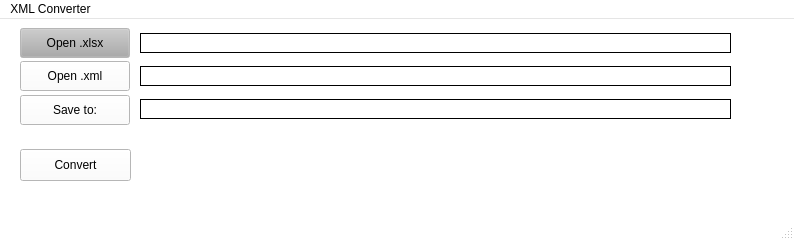
<?xml version="1.0" encoding="UTF-8"?>
<ui version="4.0">
 <class>MainWindow</class>
 <widget class="QMainWindow" name="MainWindow">
  <property name="geometry">
   <rect>
    <x>0</x>
    <y>0</y>
    <width>794</width>
    <height>240</height>
   </rect>
  </property>
  <property name="palette">
   <palette>
    <active>
     <colorrole role="WindowText">
      <brush brushstyle="SolidPattern">
       <color alpha="255">
        <red>0</red>
        <green>0</green>
        <blue>0</blue>
       </color>
      </brush>
     </colorrole>
     <colorrole role="Button">
      <brush brushstyle="SolidPattern">
       <color alpha="255">
        <red>255</red>
        <green>255</green>
        <blue>255</blue>
       </color>
      </brush>
     </colorrole>
     <colorrole role="Light">
      <brush brushstyle="SolidPattern">
       <color alpha="255">
        <red>255</red>
        <green>255</green>
        <blue>255</blue>
       </color>
      </brush>
     </colorrole>
     <colorrole role="Midlight">
      <brush brushstyle="SolidPattern">
       <color alpha="255">
        <red>255</red>
        <green>255</green>
        <blue>255</blue>
       </color>
      </brush>
     </colorrole>
     <colorrole role="Dark">
      <brush brushstyle="SolidPattern">
       <color alpha="255">
        <red>127</red>
        <green>127</green>
        <blue>127</blue>
       </color>
      </brush>
     </colorrole>
     <colorrole role="Mid">
      <brush brushstyle="SolidPattern">
       <color alpha="255">
        <red>170</red>
        <green>170</green>
        <blue>170</blue>
       </color>
      </brush>
     </colorrole>
     <colorrole role="Text">
      <brush brushstyle="SolidPattern">
       <color alpha="255">
        <red>0</red>
        <green>0</green>
        <blue>0</blue>
       </color>
      </brush>
     </colorrole>
     <colorrole role="BrightText">
      <brush brushstyle="SolidPattern">
       <color alpha="255">
        <red>255</red>
        <green>255</green>
        <blue>255</blue>
       </color>
      </brush>
     </colorrole>
     <colorrole role="ButtonText">
      <brush brushstyle="SolidPattern">
       <color alpha="255">
        <red>0</red>
        <green>0</green>
        <blue>0</blue>
       </color>
      </brush>
     </colorrole>
     <colorrole role="Base">
      <brush brushstyle="SolidPattern">
       <color alpha="255">
        <red>255</red>
        <green>255</green>
        <blue>255</blue>
       </color>
      </brush>
     </colorrole>
     <colorrole role="Window">
      <brush brushstyle="SolidPattern">
       <color alpha="255">
        <red>255</red>
        <green>255</green>
        <blue>255</blue>
       </color>
      </brush>
     </colorrole>
     <colorrole role="Shadow">
      <brush brushstyle="SolidPattern">
       <color alpha="255">
        <red>0</red>
        <green>0</green>
        <blue>0</blue>
       </color>
      </brush>
     </colorrole>
     <colorrole role="AlternateBase">
      <brush brushstyle="SolidPattern">
       <color alpha="255">
        <red>255</red>
        <green>255</green>
        <blue>255</blue>
       </color>
      </brush>
     </colorrole>
     <colorrole role="ToolTipBase">
      <brush brushstyle="SolidPattern">
       <color alpha="255">
        <red>255</red>
        <green>255</green>
        <blue>220</blue>
       </color>
      </brush>
     </colorrole>
     <colorrole role="ToolTipText">
      <brush brushstyle="SolidPattern">
       <color alpha="255">
        <red>0</red>
        <green>0</green>
        <blue>0</blue>
       </color>
      </brush>
     </colorrole>
     <colorrole role="PlaceholderText">
      <brush brushstyle="SolidPattern">
       <color alpha="128">
        <red>0</red>
        <green>0</green>
        <blue>0</blue>
       </color>
      </brush>
     </colorrole>
    </active>
    <inactive>
     <colorrole role="WindowText">
      <brush brushstyle="SolidPattern">
       <color alpha="255">
        <red>0</red>
        <green>0</green>
        <blue>0</blue>
       </color>
      </brush>
     </colorrole>
     <colorrole role="Button">
      <brush brushstyle="SolidPattern">
       <color alpha="255">
        <red>255</red>
        <green>255</green>
        <blue>255</blue>
       </color>
      </brush>
     </colorrole>
     <colorrole role="Light">
      <brush brushstyle="SolidPattern">
       <color alpha="255">
        <red>255</red>
        <green>255</green>
        <blue>255</blue>
       </color>
      </brush>
     </colorrole>
     <colorrole role="Midlight">
      <brush brushstyle="SolidPattern">
       <color alpha="255">
        <red>255</red>
        <green>255</green>
        <blue>255</blue>
       </color>
      </brush>
     </colorrole>
     <colorrole role="Dark">
      <brush brushstyle="SolidPattern">
       <color alpha="255">
        <red>127</red>
        <green>127</green>
        <blue>127</blue>
       </color>
      </brush>
     </colorrole>
     <colorrole role="Mid">
      <brush brushstyle="SolidPattern">
       <color alpha="255">
        <red>170</red>
        <green>170</green>
        <blue>170</blue>
       </color>
      </brush>
     </colorrole>
     <colorrole role="Text">
      <brush brushstyle="SolidPattern">
       <color alpha="255">
        <red>0</red>
        <green>0</green>
        <blue>0</blue>
       </color>
      </brush>
     </colorrole>
     <colorrole role="BrightText">
      <brush brushstyle="SolidPattern">
       <color alpha="255">
        <red>255</red>
        <green>255</green>
        <blue>255</blue>
       </color>
      </brush>
     </colorrole>
     <colorrole role="ButtonText">
      <brush brushstyle="SolidPattern">
       <color alpha="255">
        <red>0</red>
        <green>0</green>
        <blue>0</blue>
       </color>
      </brush>
     </colorrole>
     <colorrole role="Base">
      <brush brushstyle="SolidPattern">
       <color alpha="255">
        <red>255</red>
        <green>255</green>
        <blue>255</blue>
       </color>
      </brush>
     </colorrole>
     <colorrole role="Window">
      <brush brushstyle="SolidPattern">
       <color alpha="255">
        <red>255</red>
        <green>255</green>
        <blue>255</blue>
       </color>
      </brush>
     </colorrole>
     <colorrole role="Shadow">
      <brush brushstyle="SolidPattern">
       <color alpha="255">
        <red>0</red>
        <green>0</green>
        <blue>0</blue>
       </color>
      </brush>
     </colorrole>
     <colorrole role="AlternateBase">
      <brush brushstyle="SolidPattern">
       <color alpha="255">
        <red>255</red>
        <green>255</green>
        <blue>255</blue>
       </color>
      </brush>
     </colorrole>
     <colorrole role="ToolTipBase">
      <brush brushstyle="SolidPattern">
       <color alpha="255">
        <red>255</red>
        <green>255</green>
        <blue>220</blue>
       </color>
      </brush>
     </colorrole>
     <colorrole role="ToolTipText">
      <brush brushstyle="SolidPattern">
       <color alpha="255">
        <red>0</red>
        <green>0</green>
        <blue>0</blue>
       </color>
      </brush>
     </colorrole>
     <colorrole role="PlaceholderText">
      <brush brushstyle="SolidPattern">
       <color alpha="128">
        <red>0</red>
        <green>0</green>
        <blue>0</blue>
       </color>
      </brush>
     </colorrole>
    </inactive>
    <disabled>
     <colorrole role="WindowText">
      <brush brushstyle="SolidPattern">
       <color alpha="255">
        <red>127</red>
        <green>127</green>
        <blue>127</blue>
       </color>
      </brush>
     </colorrole>
     <colorrole role="Button">
      <brush brushstyle="SolidPattern">
       <color alpha="255">
        <red>255</red>
        <green>255</green>
        <blue>255</blue>
       </color>
      </brush>
     </colorrole>
     <colorrole role="Light">
      <brush brushstyle="SolidPattern">
       <color alpha="255">
        <red>255</red>
        <green>255</green>
        <blue>255</blue>
       </color>
      </brush>
     </colorrole>
     <colorrole role="Midlight">
      <brush brushstyle="SolidPattern">
       <color alpha="255">
        <red>255</red>
        <green>255</green>
        <blue>255</blue>
       </color>
      </brush>
     </colorrole>
     <colorrole role="Dark">
      <brush brushstyle="SolidPattern">
       <color alpha="255">
        <red>127</red>
        <green>127</green>
        <blue>127</blue>
       </color>
      </brush>
     </colorrole>
     <colorrole role="Mid">
      <brush brushstyle="SolidPattern">
       <color alpha="255">
        <red>170</red>
        <green>170</green>
        <blue>170</blue>
       </color>
      </brush>
     </colorrole>
     <colorrole role="Text">
      <brush brushstyle="SolidPattern">
       <color alpha="255">
        <red>127</red>
        <green>127</green>
        <blue>127</blue>
       </color>
      </brush>
     </colorrole>
     <colorrole role="BrightText">
      <brush brushstyle="SolidPattern">
       <color alpha="255">
        <red>255</red>
        <green>255</green>
        <blue>255</blue>
       </color>
      </brush>
     </colorrole>
     <colorrole role="ButtonText">
      <brush brushstyle="SolidPattern">
       <color alpha="255">
        <red>127</red>
        <green>127</green>
        <blue>127</blue>
       </color>
      </brush>
     </colorrole>
     <colorrole role="Base">
      <brush brushstyle="SolidPattern">
       <color alpha="255">
        <red>255</red>
        <green>255</green>
        <blue>255</blue>
       </color>
      </brush>
     </colorrole>
     <colorrole role="Window">
      <brush brushstyle="SolidPattern">
       <color alpha="255">
        <red>255</red>
        <green>255</green>
        <blue>255</blue>
       </color>
      </brush>
     </colorrole>
     <colorrole role="Shadow">
      <brush brushstyle="SolidPattern">
       <color alpha="255">
        <red>0</red>
        <green>0</green>
        <blue>0</blue>
       </color>
      </brush>
     </colorrole>
     <colorrole role="AlternateBase">
      <brush brushstyle="SolidPattern">
       <color alpha="255">
        <red>255</red>
        <green>255</green>
        <blue>255</blue>
       </color>
      </brush>
     </colorrole>
     <colorrole role="ToolTipBase">
      <brush brushstyle="SolidPattern">
       <color alpha="255">
        <red>255</red>
        <green>255</green>
        <blue>220</blue>
       </color>
      </brush>
     </colorrole>
     <colorrole role="ToolTipText">
      <brush brushstyle="SolidPattern">
       <color alpha="255">
        <red>0</red>
        <green>0</green>
        <blue>0</blue>
       </color>
      </brush>
     </colorrole>
     <colorrole role="PlaceholderText">
      <brush brushstyle="SolidPattern">
       <color alpha="128">
        <red>0</red>
        <green>0</green>
        <blue>0</blue>
       </color>
      </brush>
     </colorrole>
    </disabled>
   </palette>
  </property>
  <property name="windowTitle">
   <string>ATP XML Converter</string>
  </property>
  <property name="autoFillBackground">
   <bool>false</bool>
  </property>
  <property name="tabShape">
   <enum>QTabWidget::Rounded</enum>
  </property>
  <widget class="QWidget" name="centralwidget">
   <widget class="QLabel" name="xlsx_input_label">
    <property name="geometry">
     <rect>
      <x>140</x>
      <y>14</y>
      <width>591</width>
      <height>20</height>
     </rect>
    </property>
    <property name="mouseTracking">
     <bool>false</bool>
    </property>
    <property name="autoFillBackground">
     <bool>true</bool>
    </property>
    <property name="frameShape">
     <enum>QFrame::Box</enum>
    </property>
    <property name="text">
     <string/>
    </property>
    <property name="alignment">
     <set>Qt::AlignLeading|Qt::AlignLeft|Qt::AlignVCenter</set>
    </property>
    <property name="margin">
     <number>0</number>
    </property>
    <property name="indent">
     <number>0</number>
    </property>
   </widget>
   <widget class="QPushButton" name="xlsx_infiledialogue_button">
    <property name="geometry">
     <rect>
      <x>20</x>
      <y>9</y>
      <width>110</width>
      <height>30</height>
     </rect>
    </property>
    <property name="palette">
     <palette>
      <active>
       <colorrole role="Button">
        <brush brushstyle="SolidPattern">
         <color alpha="255">
          <red>171</red>
          <green>171</green>
          <blue>171</blue>
         </color>
        </brush>
       </colorrole>
      </active>
      <inactive>
       <colorrole role="Button">
        <brush brushstyle="SolidPattern">
         <color alpha="255">
          <red>171</red>
          <green>171</green>
          <blue>171</blue>
         </color>
        </brush>
       </colorrole>
      </inactive>
      <disabled>
       <colorrole role="Button">
        <brush brushstyle="SolidPattern">
         <color alpha="255">
          <red>171</red>
          <green>171</green>
          <blue>171</blue>
         </color>
        </brush>
       </colorrole>
      </disabled>
     </palette>
    </property>
    <property name="text">
     <string>Open .xlsx</string>
    </property>
   </widget>
   <widget class="QPushButton" name="xml_infiledialogue_button">
    <property name="geometry">
     <rect>
      <x>20</x>
      <y>42</y>
      <width>110</width>
      <height>30</height>
     </rect>
    </property>
    <property name="text">
     <string>Open .xml</string>
    </property>
   </widget>
   <widget class="QLabel" name="xml_input_label">
    <property name="geometry">
     <rect>
      <x>140</x>
      <y>47</y>
      <width>591</width>
      <height>20</height>
     </rect>
    </property>
    <property name="autoFillBackground">
     <bool>true</bool>
    </property>
    <property name="frameShape">
     <enum>QFrame::Box</enum>
    </property>
    <property name="text">
     <string/>
    </property>
    <property name="indent">
     <number>0</number>
    </property>
   </widget>
   <widget class="QLabel" name="xml_output_label">
    <property name="geometry">
     <rect>
      <x>140</x>
      <y>80</y>
      <width>591</width>
      <height>20</height>
     </rect>
    </property>
    <property name="autoFillBackground">
     <bool>true</bool>
    </property>
    <property name="frameShape">
     <enum>QFrame::Box</enum>
    </property>
    <property name="text">
     <string/>
    </property>
    <property name="indent">
     <number>0</number>
    </property>
   </widget>
   <widget class="QPushButton" name="xml_outfiledialogue_button">
    <property name="geometry">
     <rect>
      <x>20</x>
      <y>76</y>
      <width>110</width>
      <height>30</height>
     </rect>
    </property>
    <property name="text">
     <string>Save to:</string>
    </property>
   </widget>
   <widget class="QPushButton" name="xml_convert_button">
    <property name="geometry">
     <rect>
      <x>20</x>
      <y>130</y>
      <width>111</width>
      <height>32</height>
     </rect>
    </property>
    <property name="text">
     <string>Convert</string>
    </property>
   </widget>
  </widget>
  <widget class="QMenuBar" name="menubar">
   <property name="geometry">
    <rect>
     <x>0</x>
     <y>0</y>
     <width>794</width>
     <height>24</height>
    </rect>
   </property>
   <widget class="QMenu" name="menuXML_Converter">
    <property name="title">
     <string>XML Converter</string>
    </property>
   </widget>
   <addaction name="menuXML_Converter"/>
  </widget>
  <widget class="QStatusBar" name="statusbar"/>
 </widget>
 <resources/>
 <connections/>
</ui>
